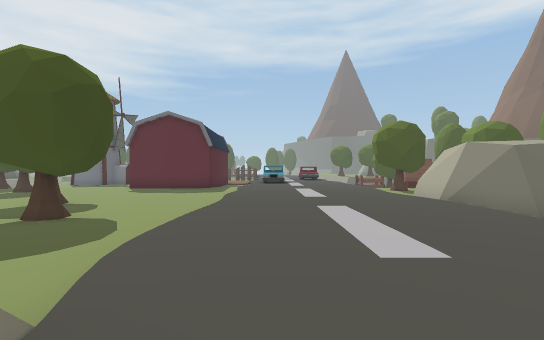
[1] (above)

24 first-person views from a walk through a 3-D level made in the Unity game engine. The camera is 1.3 m above the floor, looks level and sees 85° across. Doors are open. The floor is counted in squares, 2 m on a side. Each view is taken from the middle of a square. On the plan, view 1 faces up. The plan holds only what a view shows up to about 9 squares ahead; the rest is blank. The place goes on beyond the plan. The player is left out.

[2]
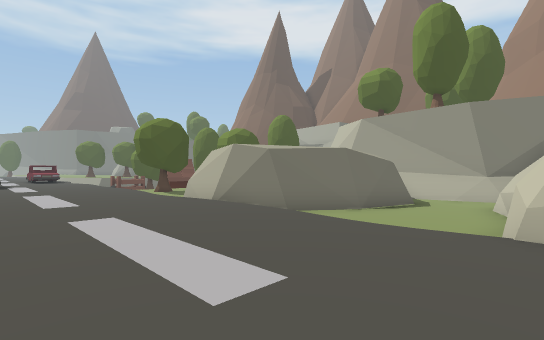

[3]
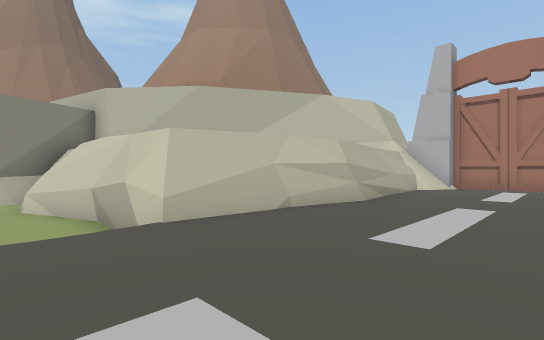

[4]
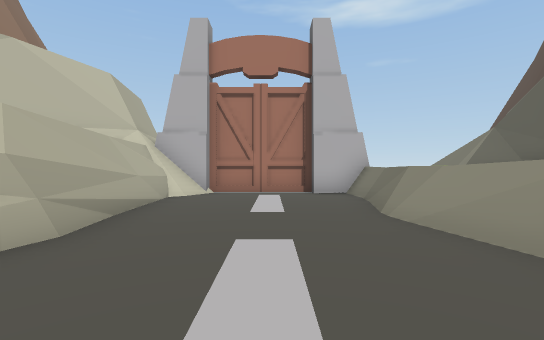

[5]
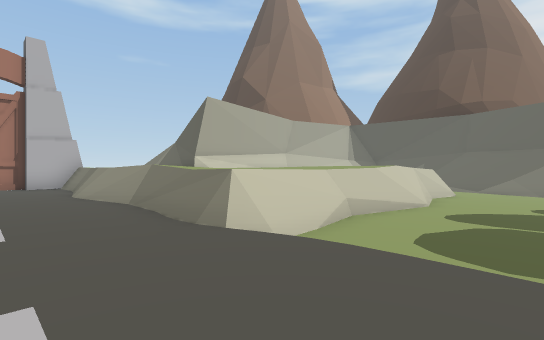

[6]
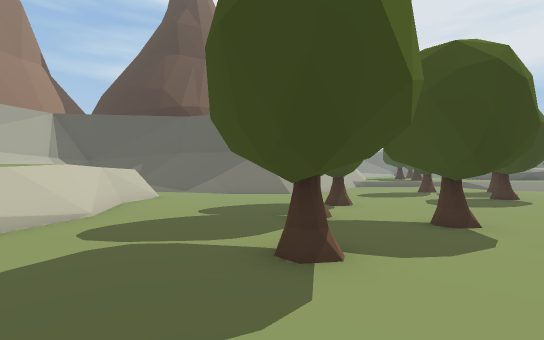

[7]
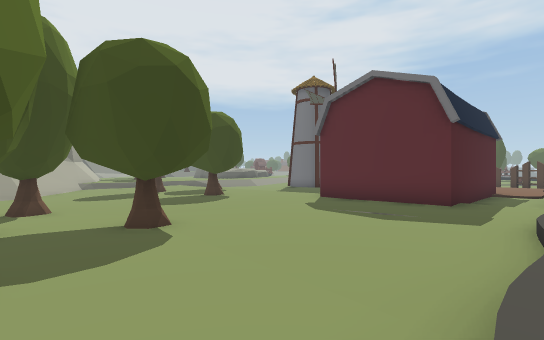

[8]
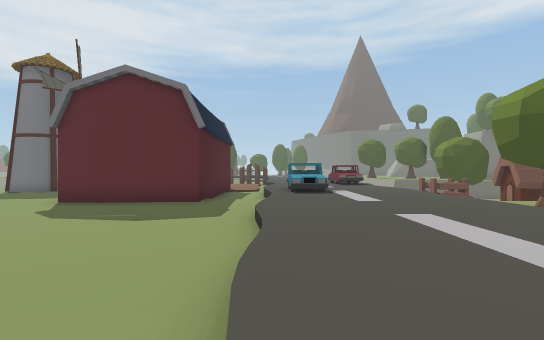

[9]
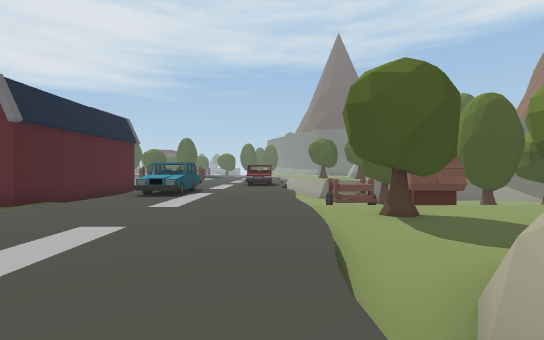

[10]
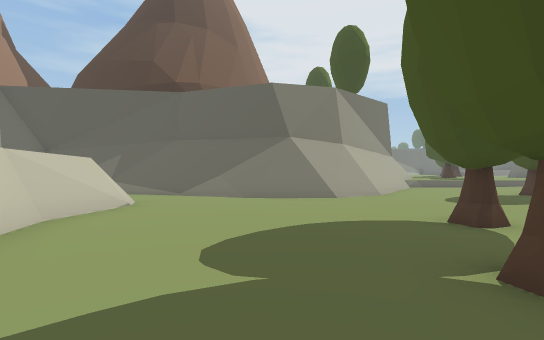

[11]
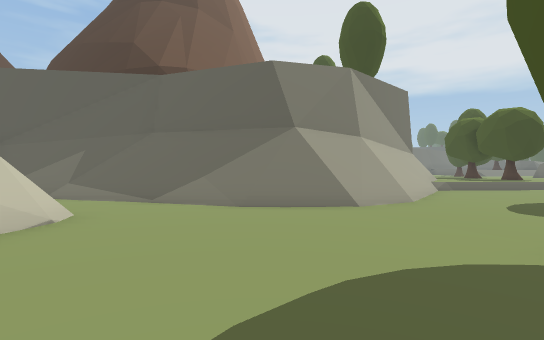

[12]
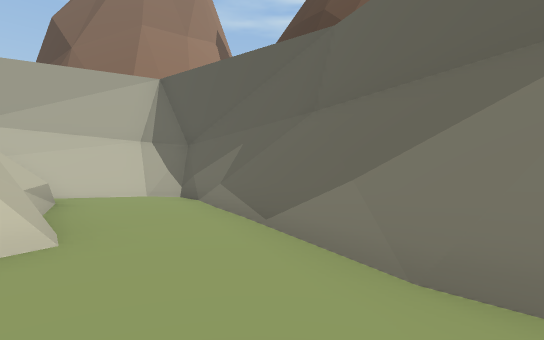

[13]
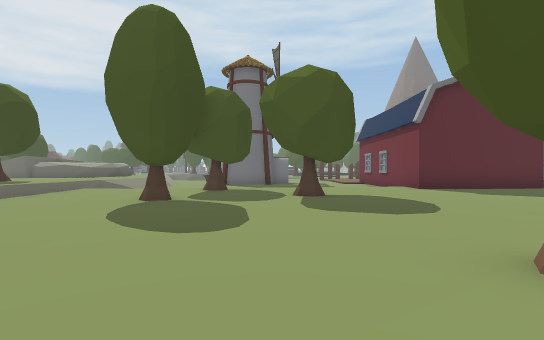

[14]
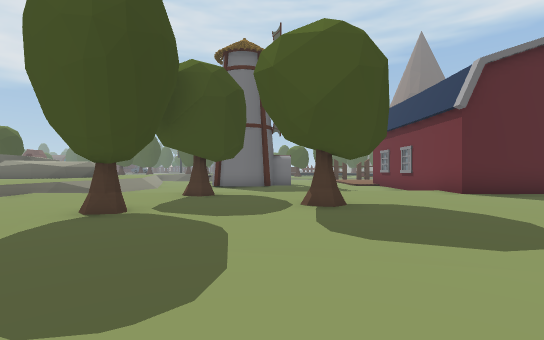

[15]
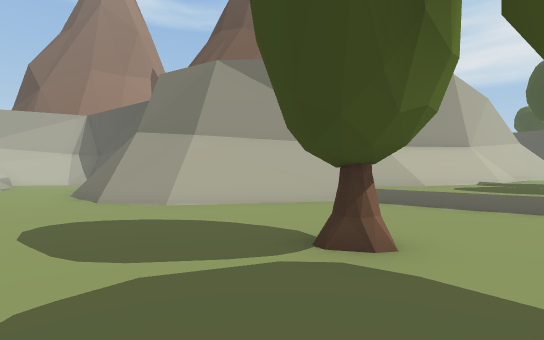

[16]
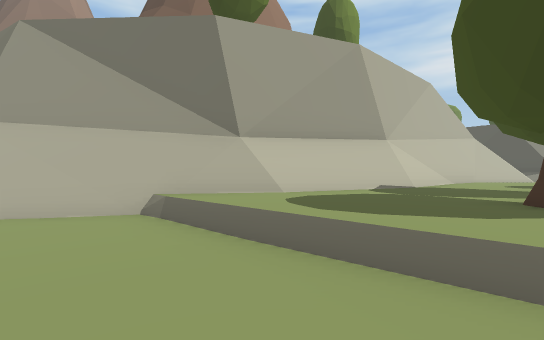

[17]
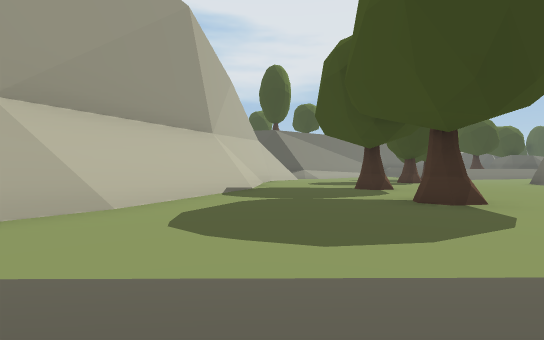

[18]
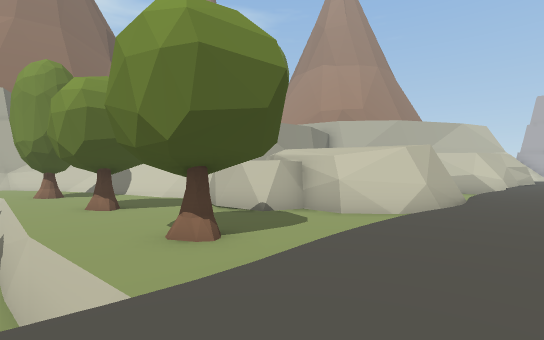

[19]
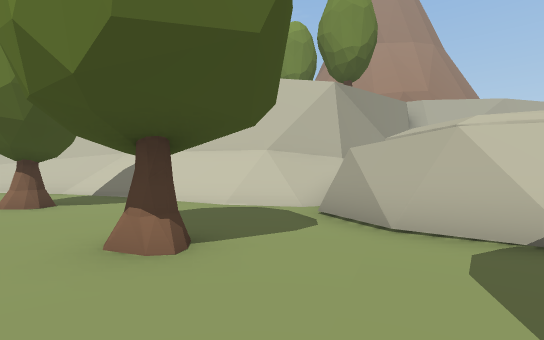

[20]
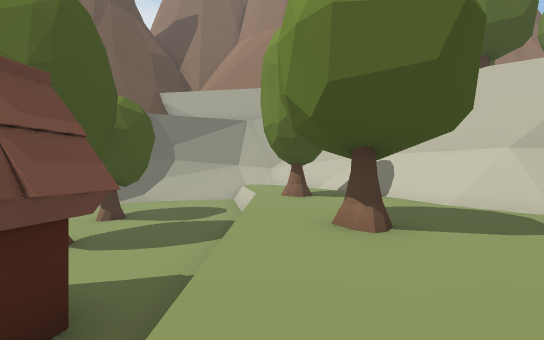

[21]
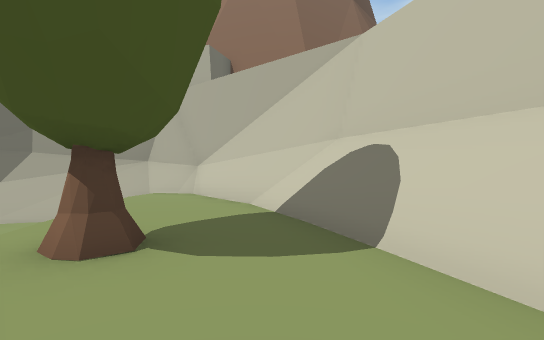

[22]
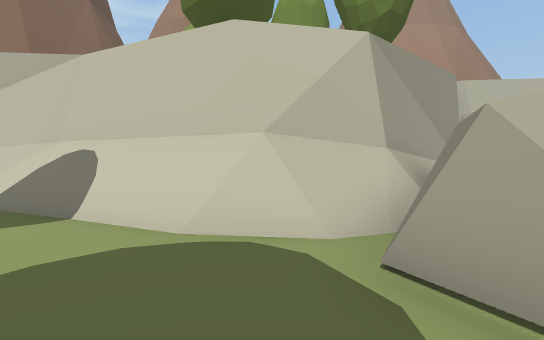

[23]
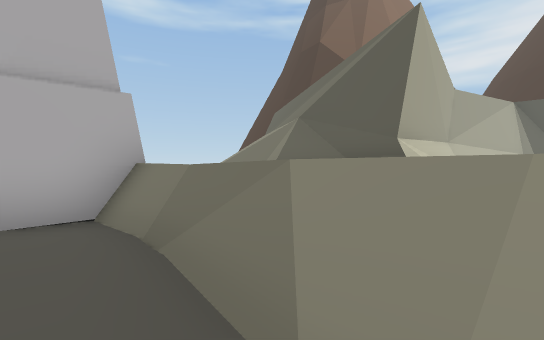

[24]
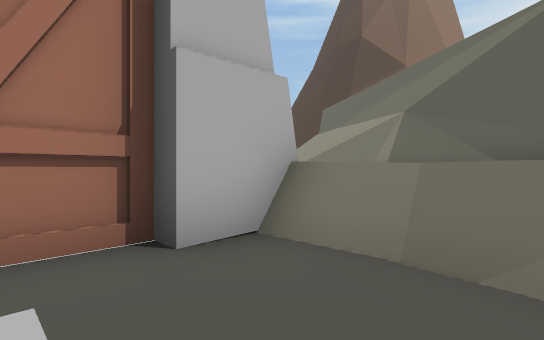

### Floor plan
Key: @ floor where view 1 was taken; # wall or solid block; . main floor; - floor 0.25 m lower than the main floor; : floor 0.5 m higher than the main floor; + floor 2 m higher than the main floor; / step, stairs or slope; = window, fence, low wall or low ledge; ^ raised ledge; v drop or lower ground; O other object.
Columns run from 25 left of view 1 to 19 right of it. Each row starts with its distance up from view 1.
 16    :::::/             O.:O:::   ###         #
 15   ::::::=         O   O./O:::#vv===vvvvvvv==#
 14 :::O::O::...OO.....OOOO./::::...............#
 13 :::::::::.............../::::.OO../O..O...###
 12 #::::::::../O..O......../::::...........//#
 11 ######:::..O............:::::.........#####
 10     ####:..--.........../::::...####.###
  9        ###.--.........../::::.###  ###
  8         ###.-......O..../::::##
  7           ##-...O......./::::##
  6            ##.....O...../::::/##
  5            ##........O../::::./###  #
  4            ##...........:::::.......#
  3            ##...........:::::.......#
  2           ^#............/::::....####
  1          ^#/..#=#===###=#::::#####
  0          ^//..=   ++    =@:::#
 -1          ##/..#         #::::#
 -2           #..##         =::::#
 -3           #..#          =::::#
 -4          ^///           =::::#
 -5           #///=         =::::#
 -6            ^^########  ##::::#
 -7              #      #  #=::::#
 -8                     #  ##:::/#
 -9                     #v  ######
-10                     ^
-11                    ^^

Positions as (right, up) in squares from view 1, and headings:
1: (0, 0), facing up
2: (0, 1), facing up-right
3: (0, 3), facing down-right
4: (1, 0), facing down
5: (1, 4), facing down-left
6: (-1, 5), facing left
7: (-1, 6), facing up-left
8: (-1, 6), facing up
9: (3, 7), facing up
10: (-5, 4), facing left
11: (-7, 4), facing left
12: (-11, 4), facing down-left
13: (-11, 5), facing up
14: (-11, 7), facing up
15: (-11, 13), facing down-left
16: (-15, 14), facing down-left
17: (-16, 12), facing left
18: (2, 15), facing down-right
19: (7, 14), facing down-right
20: (6, 14), facing right
21: (11, 12), facing right
22: (9, 12), facing down-right
23: (0, -4), facing down-left
24: (1, -6), facing down-left
